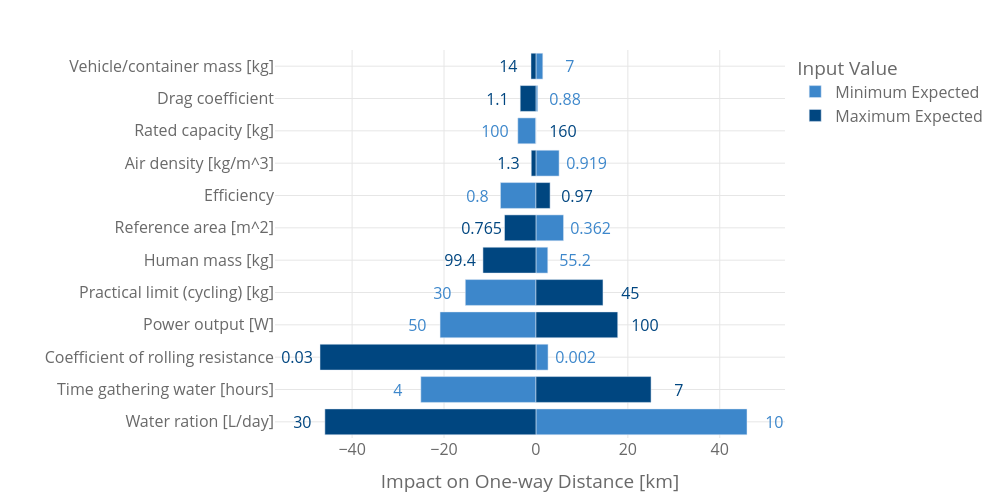

Source (notebook cell):
### Code cell
# Create plot

# Filter out 'Default' rows from summary_df
filtered_summary_df = summary_df[summary_df["DataType"] != "Default"]

# Create plot
fig = px.bar(
    filtered_summary_df,
    y="Name",
    x="Adjusted Distance",
    color="DataType",
    color_discrete_map=color_discrete_map,
    labels={
        "Name": "",
        "Adjusted Distance": "Impact on One-way Distance [km]",
        "DataType": "Input Value",
    },
)

# Extract Default, Min, and Max values
default_values = summary_df[summary_df["DataType"] == "Default"]
min_expected_values = summary_df[summary_df["DataType"] == "Minimum Expected"]
max_expected_values = summary_df[summary_df["DataType"] == "Maximum Expected"]


# Function to determine xshift based on bar position
def get_xshift(row, default_values):
    default_value = default_values[default_values["Name"] == row["Name"]][
        "Adjusted Distance"
    ].values[0]
    if row["Adjusted Distance"] < default_value:
        return -25  # Shift to the right
    else:
        return 25  # Shift to the left


# Add annotations for Default values
# for i, row in default_values.iterrows():
#     fig.add_annotation(
#         x=row['Adjusted Distance'],
#         y=row['Name'],
#         text=f"{row['Variable']}",
#         showarrow=False,
#         font=dict(color="black"),
#         bgcolor="white",
#     )

# Add annotations for Min values
for i, row in min_expected_values.iterrows():
    fig.add_annotation(
        x=row["Adjusted Distance"],
        y=row["Name"],
        text=f"{row['Variable']: .3g}",
        showarrow=False,
        font=dict(color="#3D87CB"),
        # bgcolor="white",
        xshift=get_xshift(row, default_values),
    )

# # Add annotations for Max values
for i, row in max_expected_values.iterrows():
    fig.add_annotation(
        x=row["Adjusted Distance"],
        y=row["Name"],
        text=f"{row['Variable']: .3g}",
        showarrow=False,
        font=dict(color="#004680"),
        # bgcolor="white",
        xshift=get_xshift(row, default_values),
    )


fig.update_layout(
    width=1000,
    height=500,
    font=dict(size=16),
    margin=dict(
        l=275, r=50, t=50, b=50
    ),  # Adjust margins to ensure the plotting area remains constant
)

fig = pt.format_plotly_graphs(fig)

fig.show()


if MODEL == "Martin":
    fig.write_image(
        "../results/sensitivity_analysis_a.png", width=1000, height=500
    )
elif MODEL == "Lankford":
    fig.write_image(
        "../results/sensitivity_analysis_b.png", width=1000, height=500
    )

### Figure 1 — Plotly figure (JSON) as saved in the notebook; plotly's stock layout.template omitted (floating-point values rounded to 4 significant figures)
{"data": [{"hovertemplate": "Input Value=Minimum Expected<br>Impact on One-way Distance [km]=%{x}<br>=%{y}<extra></extra>", "legendgroup": "Minimum Expected", "marker": {"color": "#3D87CB", "pattern": {"shape": ""}}, "name": "Minimum Expected", "orientation": "h", "showlegend": true, "textposition": "auto", "type": "bar", "x": [45.93, -25.05, 2.638, -20.86, -15.37, 2.576, 6.006, -7.726, 5.039, -3.949, 0.3879, 1.494], "xaxis": "x", "y": ["Water ration [L/day]", "Time gathering water [hours]", "Coefficient of rolling resistance", "Power output [W]", "Practical limit (cycling) [kg]", "Human mass [kg]", "Reference area [m^2]", "Efficiency", "Air density [kg/m^3]", "Rated capacity [kg]", "Drag coefficient", "Vehicle/container mass [kg]"], "yaxis": "y"}, {"hovertemplate": "Input Value=Maximum Expected<br>Impact on One-way Distance [km]=%{x}<br>=%{y}<extra></extra>", "legendgroup": "Maximum Expected", "marker": {"color": "#004680", "pattern": {"shape": ""}}, "name": "Maximum Expected", "orientation": "h", "showlegend": true, "textposition": "auto", "type": "bar", "x": [-45.93, 25.05, -46.99, 17.8, 14.59, -11.53, -6.839, 3.079, -1.021, 0.0, -3.422, -1.082], "xaxis": "x", "y": ["Water ration [L/day]", "Time gathering water [hours]", "Coefficient of rolling resistance", "Power output [W]", "Practical limit (cycling) [kg]", "Human mass [kg]", "Reference area [m^2]", "Efficiency", "Air density [kg/m^3]", "Rated capacity [kg]", "Drag coefficient", "Vehicle/container mass [kg]"], "yaxis": "y"}], "layout": {"annotations": [{"font": {"color": "#3D87CB"}, "showarrow": false, "text": " 10", "x": 45.93, "xshift": 25, "y": "Water ration [L/day]"}, {"font": {"color": "#3D87CB"}, "showarrow": false, "text": " 4", "x": -25.05, "xshift": -25, "y": "Time gathering water [hours]"}, {"font": {"color": "#3D87CB"}, "showarrow": false, "text": " 0.002", "x": 2.638, "xshift": 25, "y": "Coefficient of rolling resistance"}, {"font": {"color": "#3D87CB"}, "showarrow": false, "text": " 50", "x": -20.86, "xshift": -25, "y": "Power output [W]"}, {"font": {"color": "#3D87CB"}, "showarrow": false, "text": " 30", "x": -15.37, "xshift": -25, "y": "Practical limit (cycling) [kg]"}, {"font": {"color": "#3D87CB"}, "showarrow": false, "text": " 55.2", "x": 2.576, "xshift": 25, "y": "Human mass [kg]"}, {"font": {"color": "#3D87CB"}, "showarrow": false, "text": " 0.362", "x": 6.006, "xshift": 25, "y": "Reference area [m^2]"}, {"font": {"color": "#3D87CB"}, "showarrow": false, "text": " 0.8", "x": -7.726, "xshift": -25, "y": "Efficiency"}, {"font": {"color": "#3D87CB"}, "showarrow": false, "text": " 0.919", "x": 5.039, "xshift": 25, "y": "Air density [kg/m^3]"}, {"font": {"color": "#3D87CB"}, "showarrow": false, "text": " 100", "x": -3.949, "xshift": -25, "y": "Rated capacity [kg]"}, {"font": {"color": "#3D87CB"}, "showarrow": false, "text": " 0.88", "x": 0.3879, "xshift": 25, "y": "Drag coefficient"}, {"font": {"color": "#3D87CB"}, "showarrow": false, "text": " 7", "x": 1.494, "xshift": 25, "y": "Vehicle/container mass [kg]"}, {"font": {"color": "#004680"}, "showarrow": false, "text": " 30", "x": -45.93, "xshift": -25, "y": "Water ration [L/day]"}, {"font": {"color": "#004680"}, "showarrow": false, "text": " 7", "x": 25.05, "xshift": 25, "y": "Time gathering water [hours]"}, {"font": {"color": "#004680"}, "showarrow": false, "text": " 0.03", "x": -46.99, "xshift": -25, "y": "Coefficient of rolling resistance"}, {"font": {"color": "#004680"}, "showarrow": false, "text": " 100", "x": 17.8, "xshift": 25, "y": "Power output [W]"}, {"font": {"color": "#004680"}, "showarrow": false, "text": " 45", "x": 14.59, "xshift": 25, "y": "Practical limit (cycling) [kg]"}, {"font": {"color": "#004680"}, "showarrow": false, "text": " 99.4", "x": -11.53, "xshift": -25, "y": "Human mass [kg]"}, {"font": {"color": "#004680"}, "showarrow": false, "text": " 0.765", "x": -6.839, "xshift": -25, "y": "Reference area [m^2]"}, {"font": {"color": "#004680"}, "showarrow": false, "text": " 0.97", "x": 3.079, "xshift": 25, "y": "Efficiency"}, {"font": {"color": "#004680"}, "showarrow": false, "text": " 1.3", "x": -1.021, "xshift": -25, "y": "Air density [kg/m^3]"}, {"font": {"color": "#004680"}, "showarrow": false, "text": " 160", "x": 0, "xshift": 25, "y": "Rated capacity [kg]"}, {"font": {"color": "#004680"}, "showarrow": false, "text": " 1.1", "x": -3.422, "xshift": -25, "y": "Drag coefficient"}, {"font": {"color": "#004680"}, "showarrow": false, "text": " 14", "x": -1.082, "xshift": -25, "y": "Vehicle/container mass [kg]"}], "barmode": "relative", "font": {"color": "dimgrey", "size": 16}, "height": 500, "legend": {"title": {"font": {"color": "dimgrey"}, "text": "Input Value"}, "tracegroupgap": 0}, "margin": {"b": 50, "l": 275, "r": 50, "t": 50}, "paper_bgcolor": "white", "plot_bgcolor": "white", "title": {"font": {"color": "dimgrey", "size": 30}}, "width": 1000, "xaxis": {"anchor": "y", "domain": [0, 1], "gridcolor": "#e6e6e6", "gridwidth": 1, "showgrid": true, "title": {"text": "Impact on One-way Distance [km]"}}, "yaxis": {"anchor": "x", "domain": [0, 1], "gridcolor": "#e6e6e6", "gridwidth": 1, "showgrid": true, "title": {"text": ""}}}}
